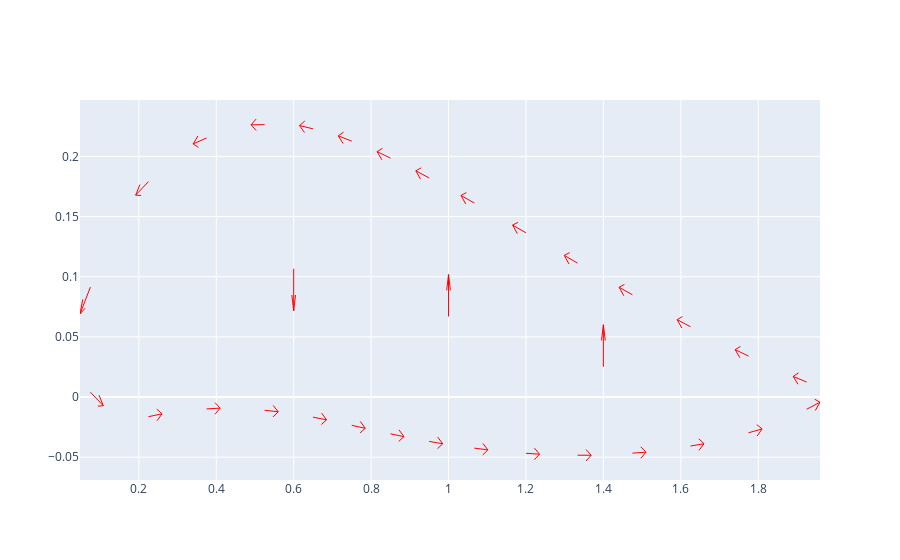

Write notebook code for a chart like this one.
### Markdown cell above
# Visualizing the direction of the shear stresses

In the next code cell we'll also visualize the direction of all the shear stresses in the wingbox.

### Code cell
wingbox.plot_quiver_shear_stress(scale= 0.035, arrow_scale= 0.4)

### Figure 1 — Plotly figure (JSON) as saved in the notebook; plotly's stock layout.template omitted (floating-point values rounded to 4 significant figures; data arrays with more than 128 entries replaced by an {"elided": "..."} marker saying what was removed)
{"data": [{"line": {"color": "red", "width": 1}, "mode": "lines", "name": "Direction of shear flows", "type": "scatter", "x": {"elided": "231 float values"}, "y": {"elided": "231 float values"}}], "layout": {"hovermode": "closest"}}
